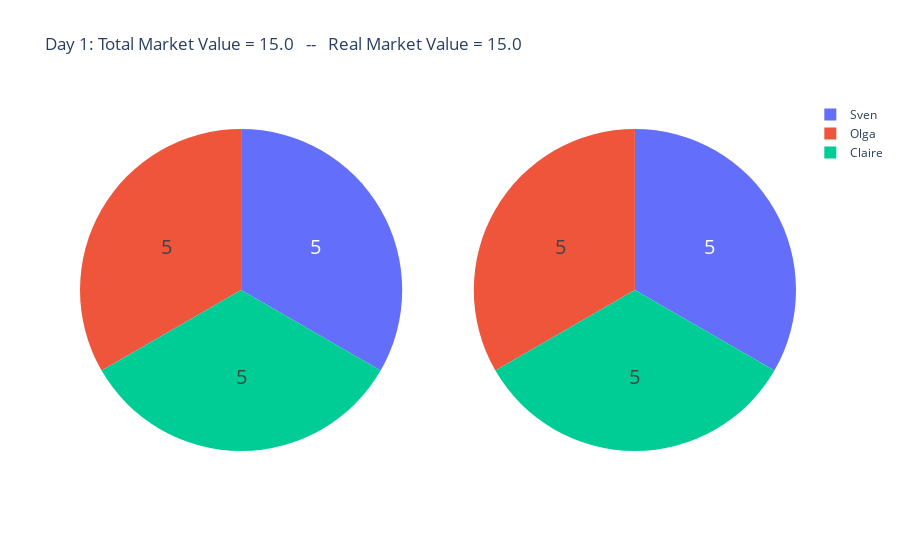

The cell this chart's notebook holds for it:
### Code cell
plot_totals()
nextday()

### Figure 1 — Plotly figure (JSON) as saved in the notebook; plotly's stock layout.template omitted (floating-point values rounded to 4 significant figures)
{"data": [{"domain": {"x": [0, 0.45], "y": [0, 1]}, "hoverinfo": "label+percent", "labels": ["Sven", "Olga", "Claire"], "textfont": {"size": 20}, "textinfo": "value", "type": "pie", "values": [5, 5, 5]}, {"domain": {"x": [0.55, 1], "y": [0, 1]}, "hoverinfo": "label+percent", "labels": ["Sven", "Olga", "Claire"], "textfont": {"size": 20}, "textinfo": "value", "type": "pie", "values": [5, 5, 5]}], "layout": {"title": {"text": "Day 1: Total Market Value = 15.0   --   Real Market Value = 15.0"}}}
